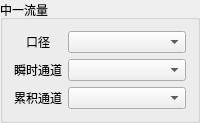
         <widget class="QGroupBox" name="gBox_mid1">
          <property name="title">
           <string>中一流量</string>
          </property>
          <layout class="QGridLayout" name="gridLayout_3">
           <item row="0" column="0">
            <widget class="QLabel" name="label_14">
             <property name="text">
              <string>&lt;html&gt;&lt;head/&gt;&lt;body&gt;&lt;p align=&quot;center&quot;&gt;口径&lt;/p&gt;&lt;/body&gt;&lt;/html&gt;</string>
             </property>
            </widget>
           </item>
           <item row="0" column="1">
            <widget class="QComboBox" name="comboBox_diam_2">
             <item>
              <property name="text">
               <string/>
              </property>
             </item>
             <item>
              <property name="text">
               <string>DN3</string>
              </property>
             </item>
             <item>
              <property name="text">
               <string>DN5</string>
              </property>
             </item>
             <item>
              <property name="text">
               <string>DN10</string>
              </property>
             </item>
             <item>
              <property name="text">
               <string>DN25</string>
              </property>
             </item>
            </widget>
           </item>
           <item row="1" column="0">
            <widget class="QLabel" name="label_15">
             <property name="text">
              <string>&lt;html&gt;&lt;head/&gt;&lt;body&gt;&lt;p align=&quot;center&quot;&gt;瞬时通道&lt;/p&gt;&lt;/body&gt;&lt;/html&gt;</string>
             </property>
            </widget>
           </item>
           <item row="1" column="1">
            <widget class="QComboBox" name="cBox_instroute_2">
             <property name="sizePolicy">
              <sizepolicy hsizetype="Expanding" vsizetype="Fixed">
               <horstretch>0</horstretch>
               <verstretch>0</verstretch>
              </sizepolicy>
             </property>
             <property name="font">
              <font>
               <weight>50</weight>
               <italic>false</italic>
               <bold>false</bold>
               <kerning>false</kerning>
              </font>
             </property>
             <property name="acceptDrops">
              <bool>false</bool>
             </property>
             <property name="layoutDirection">
              <enum>Qt::LeftToRight</enum>
             </property>
             <property name="autoFillBackground">
              <bool>false</bool>
             </property>
             <property name="frame">
              <bool>true</bool>
             </property>
             <item>
              <property name="text">
               <string/>
              </property>
              <property name="icon">
               <iconset>
                <normaloff>C:/Users/Administrator/none.ico</normaloff>C:/Users/Administrator/none.ico</iconset>
              </property>
             </item>
             <item>
              <property name="text">
               <string>       0</string>
              </property>
             </item>
             <item>
              <property name="text">
               <string>       1</string>
              </property>
             </item>
             <item>
              <property name="text">
               <string>       2</string>
              </property>
             </item>
             <item>
              <property name="text">
               <string>       3</string>
              </property>
             </item>
             <item>
              <property name="text">
               <string>       4</string>
              </property>
             </item>
             <item>
              <property name="text">
               <string>       5</string>
              </property>
             </item>
             <item>
              <property name="text">
               <string>       6</string>
              </property>
             </item>
             <item>
              <property name="text">
               <string>       7</string>
              </property>
             </item>
             <item>
              <property name="text">
               <string>       8</string>
              </property>
             </item>
             <item>
              <property name="text">
               <string>       9</string>
              </property>
             </item>
             <item>
              <property name="text">
               <string>       10</string>
              </property>
             </item>
             <item>
              <property name="text">
               <string>       11</string>
              </property>
             </item>
            </widget>
           </item>
           <item row="2" column="0">
            <widget class="QLabel" name="label_16">
             <property name="text">
              <string>&lt;html&gt;&lt;head/&gt;&lt;body&gt;&lt;p align=&quot;center&quot;&gt;累积通道&lt;/p&gt;&lt;/body&gt;&lt;/html&gt;</string>
             </property>
            </widget>
           </item>
           <item row="2" column="1">
            <widget class="QComboBox" name="cBox_accumroute_2">
             <property name="sizePolicy">
              <sizepolicy hsizetype="Expanding" vsizetype="Fixed">
               <horstretch>0</horstretch>
               <verstretch>0</verstretch>
              </sizepolicy>
             </property>
             <property name="font">
              <font>
               <weight>50</weight>
               <italic>false</italic>
               <bold>false</bold>
               <kerning>false</kerning>
              </font>
             </property>
             <property name="acceptDrops">
              <bool>false</bool>
             </property>
             <property name="layoutDirection">
              <enum>Qt::LeftToRight</enum>
             </property>
             <property name="autoFillBackground">
              <bool>false</bool>
             </property>
             <property name="frame">
              <bool>true</bool>
             </property>
             <item>
              <property name="text">
               <string/>
              </property>
              <property name="icon">
               <iconset>
                <normaloff>C:/Users/Administrator/none.ico</normaloff>C:/Users/Administrator/none.ico</iconset>
              </property>
             </item>
             <item>
              <property name="text">
               <string>       0</string>
              </property>
             </item>
             <item>
              <property name="text">
               <string>       1</string>
              </property>
             </item>
             <item>
              <property name="text">
               <string>       2</string>
              </property>
             </item>
             <item>
              <property name="text">
               <string>       3</string>
              </property>
             </item>
             <item>
              <property name="text">
               <string>       4</string>
              </property>
             </item>
             <item>
              <property name="text">
               <string>       5</string>
              </property>
             </item>
             <item>
              <property name="text">
               <string>       6</string>
              </property>
             </item>
             <item>
              <property name="text">
               <string>       7</string>
              </property>
             </item>
             <item>
              <property name="text">
               <string>       8</string>
              </property>
             </item>
             <item>
              <property name="text">
               <string>       9</string>
              </property>
             </item>
             <item>
              <property name="text">
               <string>       10</string>
              </property>
             </item>
             <item>
              <property name="text">
               <string>       11</string>
              </property>
             </item>
             <item>
              <property name="text">
               <string>       12</string>
              </property>
             </item>
             <item>
              <property name="text">
               <string>       13</string>
              </property>
             </item>
             <item>
              <property name="text">
               <string>       14</string>
              </property>
             </item>
             <item>
              <property name="text">
               <string>       15</string>
              </property>
             </item>
            </widget>
           </item>
          </layout>
         </widget>
